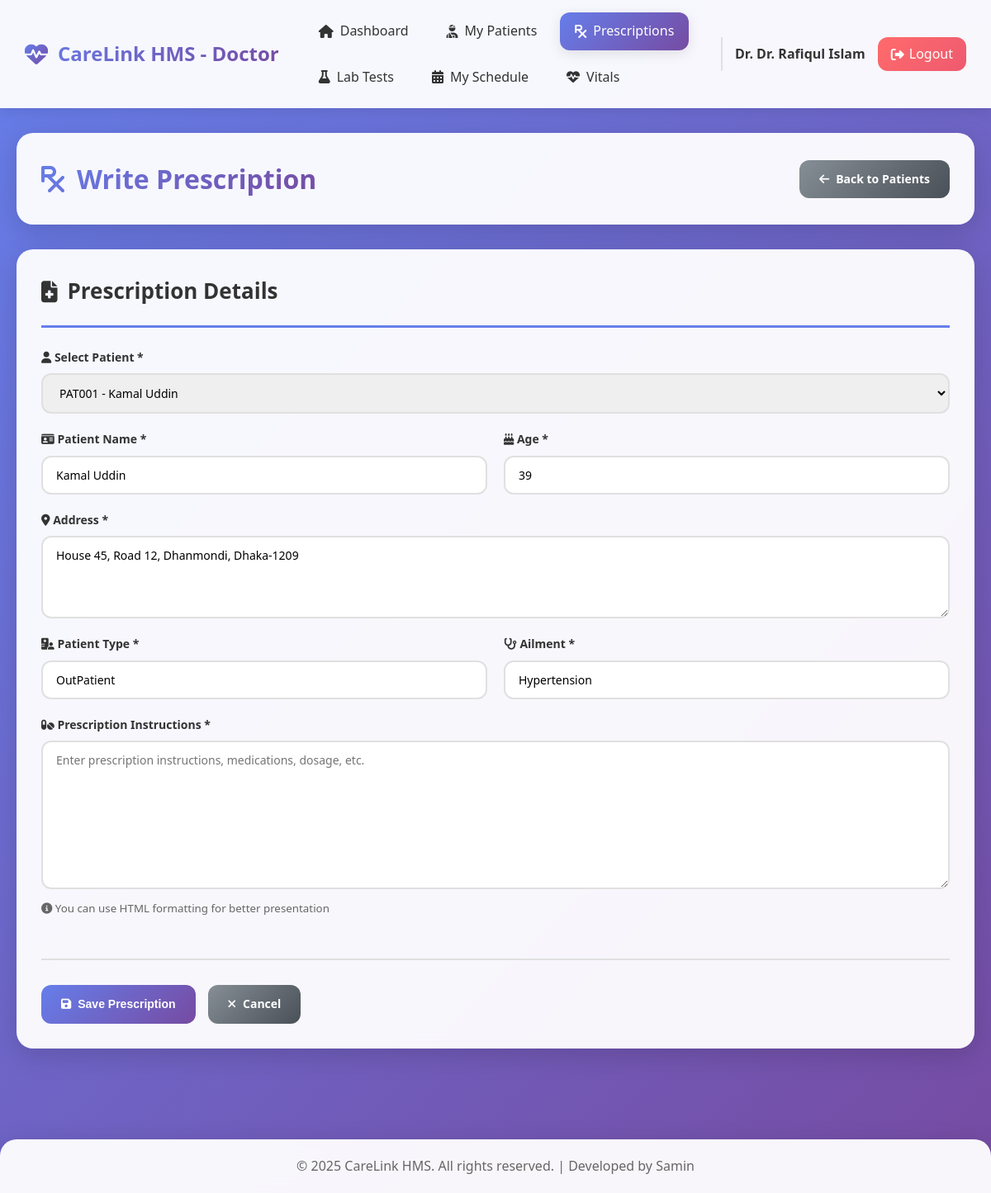
The app's page /backend/doctor/add_prescription.php?pat=PAT001 (signed in) with its own data.
### tables this page shows
CREATE TABLE `his_patients` (
  `pat_id` int(11) NOT NULL,
  `pat_fname` varchar(200) DEFAULT NULL,
  `pat_lname` varchar(200) DEFAULT NULL,
  `pat_dob` varchar(200) DEFAULT NULL,
  `pat_age` varchar(200) DEFAULT NULL,
  `pat_number` varchar(200) DEFAULT NULL,
  `pat_addr` varchar(200) DEFAULT NULL,
  `pat_phone` varchar(200) DEFAULT NULL,
  `pat_type` varchar(200) DEFAULT NULL,
  `pat_date_joined` timestamp(6) NOT NULL DEFAULT current_timestamp(6) ON UPDATE current_timestamp(6),
  `pat_ailment` varchar(200) DEFAULT NULL,
  `pat_discharge_status` varchar(200) DEFAULT NULL,
  `created_at` timestamp NOT NULL DEFAULT current_timestamp(),
  `updated_at` timestamp NOT NULL DEFAULT current_timestamp() ON UPDATE current_timestamp()
);

### backend/doctor/add_prescription.php (the view, shortened to what this page needs)
<?php
require_once '../includes/doctor_header.php';
require_once '../includes/doctor_navbar.php';
$selected_patient = null;
if(isset($_GET['pat'])) {
    $pat_number = mysqli_real_escape_string($conn, $_GET['pat']);
    $result = mysqli_query($conn, "SELECT * FROM his_patients WHERE pat_number = '$pat_number'");
    if(mysqli_num_rows($result) > 0) {
        $selected_patient = mysqli_fetch_assoc($result);
    }
}
$patients = mysqli_query($conn, "SELECT * FROM his_patients ORDER BY pat_fname ASC");
?>
<div class="container">
    <div class="page-header">
        <h1><i class="fas fa-prescription"></i> Write Prescription</h1>
        <a href="my_patients.php" class="btn btn-secondary">
            <i class="fas fa-arrow-left"></i> Back to Patients
        </a>
    </div>
    <div class="content-card">
        <div class="card-header">
            <h2><i class="fas fa-file-medical"></i> Prescription Details</h2>
        </div>
        <form method="POST" action="" class="form-horizontal">
            <div class="form-row">
                <div class="form-group">
                    <label><i class="fas fa-user"></i> Select Patient *</label>
                    <select name="pat_number" id="patientSelect" required class="form-control">
                        <?php while ($patient = mysqli_fetch_assoc($patients)): ?>
                            <option value="<?php echo $patient['pat_number']; ?>"
                                    <?php echo ($selected_patient && $selected_patient['pat_number'] == $patient['pat_number']) ? 'selected' : ''; ?>
                                    data-name="<?php echo $patient['pat_fname'] . ' ' . $patient['pat_lname']; ?>"
                                    data-age="<?php echo $patient['pat_age']; ?>"
                                    data-addr="<?php echo $patient['pat_addr']; ?>"
                                    data-type="<?php echo $patient['pat_type']; ?>"
                                    data-ailment="<?php echo $patient['pat_ailment']; ?>">
                                <?php echo $patient['pat_number'] . ' - ' . $patient['pat_fname'] . ' ' . $patient['pat_lname']; ?>
                            </option>
                        <?php endwhile; ?>
                    </select>
                </div>
            </div>
            <div class="form-row">
                <div class="form-group">
                    <label><i class="fas fa-id-card"></i> Patient Name *</label>
                    <input type="text" name="pat_name" id="patName" required class="form-control"
                           value="<?php echo $selected_patient ? $selected_patient['pat_fname'] . ' ' . $selected_patient['pat_lname'] : ''; ?>" readonly>
                </div>
                <div class="form-group">
                    <label><i class="fas fa-birthday-cake"></i> Age *</label>
                    <input type="text" name="pat_age" id="patAge" required class="form-control"
                           value="<?php echo $selected_patient ? $selected_patient['pat_age'] : ''; ?>" readonly>
                </div>
            </div>
            <div class="form-group">
                <label><i class="fas fa-map-marker-alt"></i> Address *</label>
                <textarea name="pat_addr" id="patAddr" required class="form-control" rows="2" readonly><?php echo $selected_patient ? $selected_patient['pat_addr'] : ''; ?></textarea>
            </div>
            <div class="form-row">
                <div class="form-group">
                    <label><i class="fas fa-hospital-user"></i> Patient Type *</label>
                    <input type="text" name="pat_type" id="patType" required class="form-control"
                           value="<?php echo $selected_patient ? $selected_patient['pat_type'] : ''; ?>" readonly>
                </div>
                <div class="form-group">
                    <label><i class="fas fa-stethoscope"></i> Ailment *</label>
                    <input type="text" name="pat_ailment" id="patAilment" required class="form-control"
                           value="<?php echo $selected_patient ? $selected_patient['pat_ailment'] : ''; ?>" readonly>
                </div>
            </div>
            <div class="form-group">
                <label><i class="fas fa-pills"></i> Prescription Instructions *</label>
                <textarea name="pres_ins" required class="form-control" rows="8"
                          placeholder="Enter prescription instructions, medications, dosage, etc."></textarea>
                <small style="color: #666; margin-top: 5px; display: block;">
                    <i class="fas fa-info-circle"></i> You can use HTML formatting for better presentation
                </small>
            </div>
            <div class="form-actions">
                <button type="submit" class="btn btn-primary">
                    <i class="fas fa-save"></i> Save Prescription
                </button>
                <a href="my_patients.php" class="btn btn-secondary">
                    <i class="fas fa-times"></i> Cancel
                </a>
            </div>
        </form>
    </div>
</div>
<?php require_once '../includes/footer.php'; ?>

### assets/css/style.css (style rules this page uses)
* { margin: 0; padding: 0; box-sizing: border-box; }
:root { --primary-gradient: linear-gradient(135deg, #667eea 0%, #764ba2 100%); --secondary-gradient: linear-gradient(135deg, #f093fb 0%, #f5576c 100%); --success-gradient: linear-gradient(135deg, #43e97b 0%, #38f9d7 100%); --info-gradient: linear-gradient(135deg, #4facfe 0%, #00f2fe 100%); --warning-gradient: linear-gradient(135deg, #fa709a 0%, #fee140 100%); --danger-gradient: linear-gradient(135deg, #ff6b6b 0%, #ee5a6f 100%); --primary-color: #667eea; --secondary-color: #764ba2; --success-color: #43e97b; --danger-color: #f5576c; --warning-color: #fee140; --info-color: #4facfe; --text-dark: #333333; --text-light: #666666; --text-muted: #999999; --bg-light: #f8f9fa; --bg-white: #ffffff; --border-color: #e0e0e0; --shadow-sm: 0 2px 8px rgba(0, 0, 0, 0.1); --shadow-md: 0 4px 16px rgba(0, 0, 0, 0.1); --shadow-lg: 0 8px 32px rgba(0, 0, 0, 0.15); --shadow-xl: 0 15px 40px rgba(0, 0, 0, 0.2); --radius-sm: 8px; --radius-md: 12px; --radius-lg: 16px; --radius-xl: 20px; --transition: all 0.3s ease; }
body { font-family: 'Segoe UI', Tahoma, Geneva, Verdana, sans-serif; background: linear-gradient(135deg, #667eea 0%, #764ba2 100%); min-height: 100vh; color: var(--text-dark); line-height: 1.6; }
.container { max-width: 1400px; margin: 0 auto; padding: 30px 20px; animation: fadeIn 0.6s ease; }
.page-header { background: rgba(255, 255, 255, 0.95); backdrop-filter: blur(10px); padding: 30px; border-radius: var(--radius-xl); box-shadow: var(--shadow-lg); margin-bottom: 30px; display: flex; justify-content: space-between; align-items: center; animation: fadeInUp 0.6s ease; flex-wrap: wrap; gap: 15px; }
.page-header h1 { font-size: 32px; background: var(--primary-gradient); -webkit-background-clip: text; -webkit-text-fill-color: transparent; display: flex; align-items: center; gap: 15px; }
.content-card { background: rgba(255, 255, 255, 0.95); backdrop-filter: blur(10px); padding: 30px; border-radius: var(--radius-xl); box-shadow: var(--shadow-lg); animation: fadeInUp 0.8s ease; margin-bottom: 30px; }
.card-header { display: flex; justify-content: space-between; align-items: center; margin-bottom: 25px; padding-bottom: 20px; border-bottom: 3px solid var(--primary-color); flex-wrap: wrap; gap: 15px; }
.card-header h2 { font-size: 26px; color: var(--text-dark); display: flex; align-items: center; gap: 12px; }
.btn { padding: 12px 24px; border: none; border-radius: var(--radius-md); cursor: pointer; font-weight: 600; font-size: 14px; transition: var(--transition); text-decoration: none; display: inline-flex; align-items: center; justify-content: center; gap: 8px; white-space: nowrap; }
.btn-primary { background: var(--primary-gradient); color: white; }
.btn-secondary { background: linear-gradient(135deg, #868e96, #495057); color: white; }
.form-horizontal { display: flex; flex-direction: column; gap: 20px; }
.form-row { display: grid; grid-template-columns: repeat(auto-fit, minmax(250px, 1fr)); gap: 20px; }
.form-group { display: flex; flex-direction: column; gap: 8px; }
.form-group label { font-weight: 600; color: var(--text-dark); font-size: 14px; }
.form-control, .form-group input, .form-group select, .form-group textarea { width: 100%; padding: 12px 16px; border: 2px solid var(--border-color); border-radius: var(--radius-md); font-size: 14px; transition: var(--transition); font-family: inherit; }
.form-group textarea { resize: vertical; min-height: 100px; }
.form-actions { display: flex; gap: 15px; margin-top: 30px; padding-top: 30px; border-top: 2px solid var(--border-color); }
@media (max-width: 1200px) { .container { max-width: 100%; } }

### records on screen
his_patients: pat_name "Kamal Uddin", pat_age "39", pat_addr "House 45, Road 12, Dhanmondi, Dhaka-1209", pat_type "OutPatient", pat_ailment "Hypertension"

### other values on screen
$_SESSION['doctor_name'] "Dr. Rafiqul Islam"
form field pat_number "PAT001 - Kamal Uddin"
